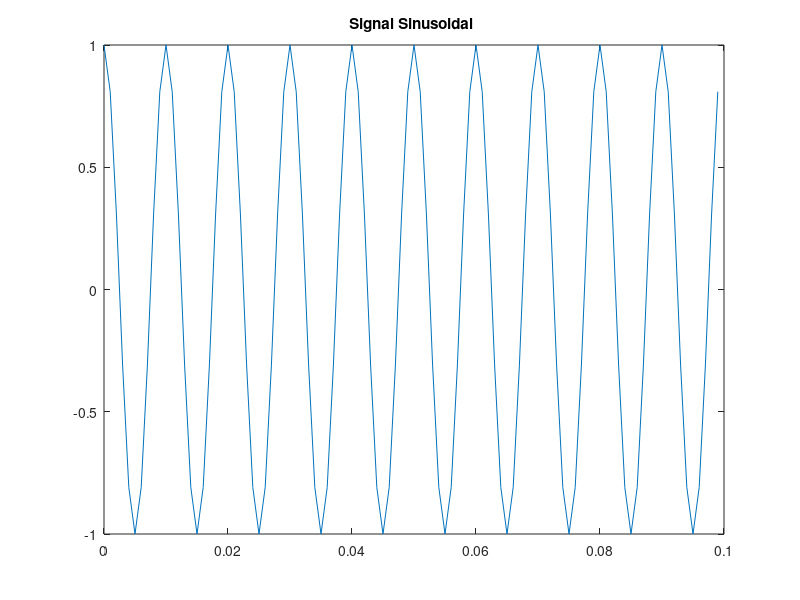
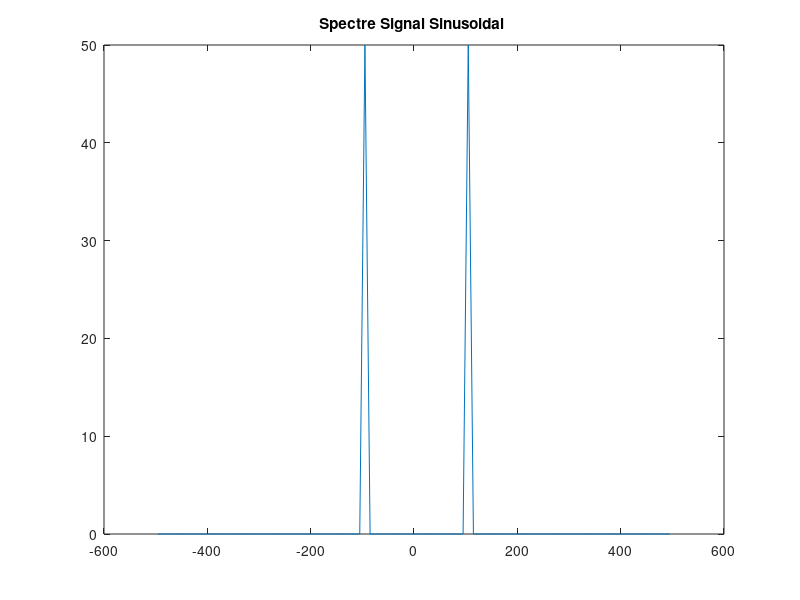
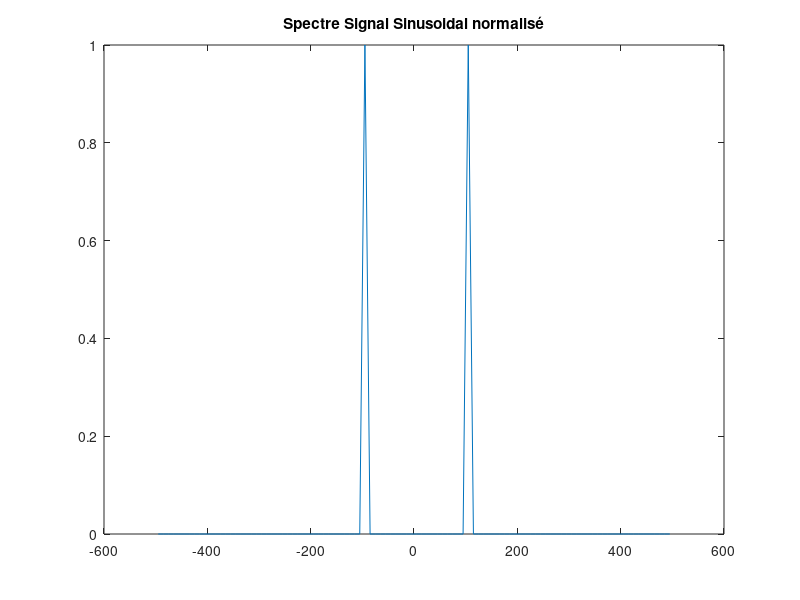
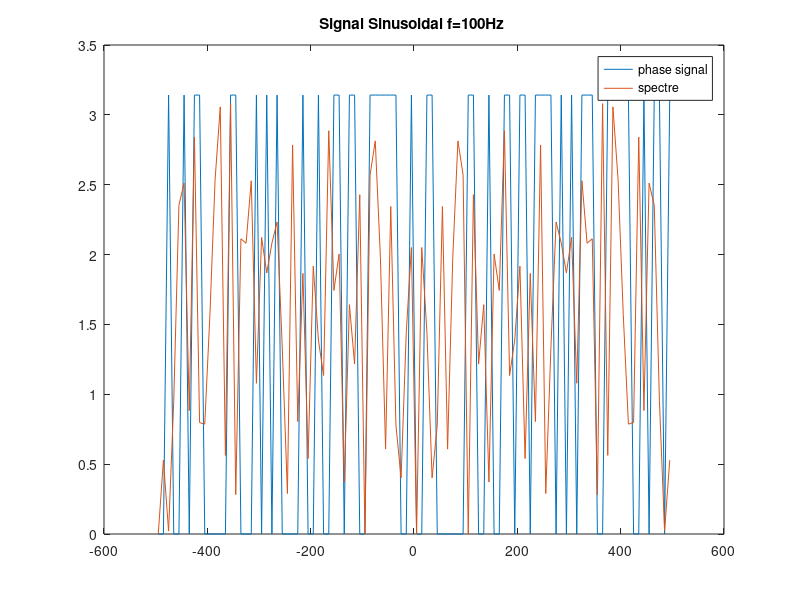

Source code (MATLAB) for these figures, in order:
clear all ;
close all;
clc;

%%
Fe = 1000;
Te = 1/Fe;
f0 = 100;
N= 100;

t= (0:N-1)/Fe; 
f=(-(N-1)/2: (N-1)/2)*Fe/N ;
% Tf d'une sinusoide 

x1 = cos(2*pi*f0*t);
figure;
plot(t,x1); title("Signal Sinusoidal ");

TF_x1 = fft(x1);
figure;
plot(f,fftshift(abs(TF_x1))); title("Spectre Signal Sinusoidal ")

%normalisation 
x1_norm = TF_x1 * 2/N;
figure;
plot(f,fftshift(abs(x1_norm)));
title("Spectre Signal Sinusoidal normalisé")

%  angle
%avec la phase 

x1_phase = angle(TF_x1);


figure; plot(f,fftshift(angle(x1_phase)));
hold all
plot(f,abs(fftshift((x1_phase)))); title("Signal Sinusoidal f=100Hz ");
legend("phase signal", "spectre");

%% 3 pour f0 = 95

f0 = 95;
N= 100;

t= (0:N-1)/Fe; 
f=(-(N-1)/2: (N-1)/2)*Fe/N ;
% Tf d'une sinusoide 

x2 = cos(2*pi*f0*t);
figure;
plot(t,x2); title("Signal Sinusoidal ");

TF_x2 = fft(x2);
figure;
plot(f,fftshift(abs(TF_x2))); title("Spectre Signal Sinusoidal ")

%normalisation 
x1_norm = TF_x2 * 2/N;
figure;
plot(f,fftshift(abs(x1_norm)));
title("Spectre Signal Sinusoidal normalisé")

%avec la phase 

x2_phase = angle(TF_x2);


figure; plot(f,fftshift(angle(x2_phase)));
hold all
plot(f,abs(fftshift((x2_phase)))); title("Signal Sinusoidal f=95Hz");
legend("phase signal", "spectre");

%calcul de l'erreur
erreur_relatif_x1 = abs((1 - max(TF_x1)*2/N)/1);
erreur_relatif_x2 = abs((1 - max(TF_x2)*2/N)/1);

%% 5

N1=1000;
t1= (0:N1-1)/Fe; 
f1=(-(N1-1)/2: (N1-1)/2)*Fe/N1 ;

%Signal f=100Hz
x1_1=cos(2*pi*100*t1);
TF_x1_1=fft(x1_1);

figure;
plot(t1,x1_1);title("Signal Sinusoidal");

figure;
plot(f1,fftshift(abs(TF_x1_1))); title("Spectre Signal Sinusoidal ")

X1_1_norm1=fft(x1_1)*(2/N1);
figure;
plot(f1,fftshift(abs(X1_1_norm1))); title("Spectre Signal Sinusoidal normalisé")

%Signal f=99.5Hz
x2_2=cos(2*pi*99.5*t1);
TF_x2_2=fft(x2_2);

figure;
plot(t1,x2_2); title("Signal Sinusoidal");

figure;
plot(f1,fftshift(abs(TF_x2_2))); title("Spectre Signal Sinusoidal")

x2_2_norm=fft(x2_2)*(2/N1);
figure;
plot(f1,fftshift(abs(x2_2_norm))); title("Spectre Signal Sinusoidal normalisé")

%calcul de l'erreur
erreur_relatif2_x1_1 = abs((1 - max(TF_x1_1)*2/N1)/1);
erreur_relatif2_x2_2 = abs((1 - max(TF_x2_2)*2/N1)/1);


%% 9

N=100;
t= (0:N-1)/Fe; 
f=(-(N-1)/2: (N-1)/2)*Fe/N ;

%Signal avec zero padding f=100Hz
x1_100= zeros(1,N*10);
x1_100(1:N)= cos(2*pi*100*t);

X1_100=fft(x1_100);
X9_100_norm=fft(x1_100)*2/N ;

%pour N=1000
t3= (0:N*10-1)/Fe; 
f3=(-((N*10)-1)/2: ((N*10)-1)/2)*Fe/(N*10) ;


figure;
plot(t3,x1_100);title("Signal Sinusoidal avec zero padding f=100Hz");
figure;
plot(f3,fftshift(abs(X1_100))); title("Spectre Signal Sinusoidal avec zero padding f=100Hz")
figure;
plot(f3,fftshift(abs(X9_100_norm))); title("Spectre Signal Sinusoidal normalisé avec zero padding f=100Hz")


%Signal avec zero padding f=95Hz
x2_95= zeros(1,N*10);
x2_95(1:N)=cos(2*pi*95*t);

X2_95=fft(x2_95);
X9_95_norm=fft(x2_95)*2/N ;

figure;
plot(t3,x2_95); title("Signal Sinusoidal avec zero padding f=95Hz");
figure;
plot(f3,fftshift(abs(X2_95))); title("Spectre Signal Sinusoidal avec zero padding f=95Hz")
figure;
plot(f3,fftshift(abs(X9_95_norm))); title("Spectre Signal Sinusoidal normalisé avec zero padding f=95Hz")

%calcul de l'erreur
erreur_relatif3_100= abs((1 - max(X9_100_norm))/1)
erreur_relatif3_95= abs((1 - max(X9_95_norm))/1)

%% 10

N=100; 
t= (0:(N/2)-1)/Fe; 
f=(-((N/2)-1)/2: ((N/2)-1)/2)*Fe/(N/2) ;

t10= (0:N-1)/Fe; 
f10=(-((N)-1)/2: ((N)-1)/2)*Fe/N ;

%Signal avec zero padding N/2 f=100Hz
x10_100= zeros(1,N);
x10_100(1:N/2)= cos(2*pi*100*t);

X10_100=fft(x10_100);
X10_100_norm=X10_100*4/N

figure;
plot(t10,x10_100);title("Signal Sinusoidal avec zero padding f=100Hz");
figure;
plot(f10,fftshift(abs(X10_100))); title("Spectre Signal Sinusoidal avec zero padding N/2 f=100Hz")
figure;
plot(f10,fftshift(abs(X10_100_norm))); title("Spectre Signal Sinusoidal normalisé avec zero padding N/2 f=100Hz")


%Signal avec zero padding N/2 f=95Hz
x10_95= zeros(1,N);
x10_95(1:N/2)=cos(2*pi*95*t);

X10_95=fft(x10_95);
X10_95_norm=fft(x10_95)*4/N ;

figure;
plot(t10,x10_95); title("Signal Sinusoidal avec zero padding N/2 f=95Hz");
figure;
plot(f10,fftshift(abs(X10_95))); title("Spectre Signal Sinusoidal avec zero padding N/2 f=95Hz")
figure;
plot(f10,fftshift(abs(X10_95_norm))); title("Spectre Signal Sinusoidal normalisé avec zero padding N/2 f=95Hz")

%calcul de l'erreur
erreur_relatif4_100= abs((1 - max(X10_100_norm))/1)
erreur_relatif4_95= abs((1 - max(X10_95_norm))/1)




%%  II-2 fenetrage de la TFD

%II.3 3)
N=100;
t= (0:N-1)/Fe; 
n = (0:N-1);
f=(-(N-1)/2: (N-1)/2)*Fe/N ;

%fenetre rectangulaire
wr= ones(1,N);
Wr= fft(wr);
%fenetre Hanning
wh= 0.5*(1- cos(2*pi*n/(N-1)));
Wh= fft(wh);
%fenetre Blackman
wb=(27/64)- 0.5*cos((2*pi*n)/(N-1)) + (5/64)*cos((4*pi*n)/(N-1));
Wb= fft(wb);


figure;
subplot(3,1,1); plot(t,wr); title("fenetre rectangulaire");
subplot(3,1,2); plot(t,wh); title("fenetre Hanning");
subplot(3,1,3); plot(t,wb); title("fenetre Blackman");

figure;
subplot(3,1,1); plot(f,fftshift(abs(Wr))); title("spectre fenetre rectangulaire");
subplot(3,1,2); plot(f,fftshift(abs(Wh))); title("spectre fenetre Hanning");
subplot(3,1,3); plot(f,fftshift(abs(Wb))); title("spectre fenetre Blackman");

%avec zero padding

N=100;
t= (0:N-1)/Fe; 
f=(-(N-1)/2: (N-1)/2)*Fe/N ;
n = (0:N-1);

n10 = (0:N*10-1);
f10=(-(N*10-1)/2: (N*10-1)/2)*Fe/(N*10) ;

w=zeros(1,N*10);

%fenetre rectangulaire
wr=w;
wr(1:N)= ones(1,N);
Wr= fft(wr);
%fenetre Hanning
wh=w;
wh(1:N)= 0.5*(1- cos(2*pi*n/(N-1)));
Wh= fft(wh);
%fenetre Blackman
wb=w;
wb(1:N)=(27/64)- 0.5*cos((2*pi*n)/(N-1)) + (5/64)*cos((4*pi*n)/(N-1));
Wb= fft(wb);

figure;
subplot(3,1,1); plot(n10,wr); title("fenêtre rectangulaire avec zero padding");
subplot(3,1,2); plot(n10,wh); title("fenêtre Hanning avec zero padding");
subplot(3,1,3); plot(n10,wb); title("fenêtre Blackman avec zero padding");

figure;
subplot(3,1,1); plot(f10,fftshift(abs(Wr))); title("spectre fenêtre rectangulaire avec zero padding");
subplot(3,1,2); plot(f10,fftshift(abs(Wh))); title("spectre fenêtre Hanning avec zero padding");
subplot(3,1,3); plot(f10,fftshift(abs(Wb))); title("spectre fenêtre Blackman avec zero padding");


%normalisation des fentres

%Normalisation des fenetre
w=zeros(1,N*10);
%fenetre rectangulaire
wr=w;
wr(1:N)= ones(1,N);
Wr= fft(wr);
Wr_norm= Wr/max(Wr);

%fenetre Hanning
wh=w;
wh(1:N)= 0.5*(1- cos(2*pi*n/(N-1)));
Wh= fft(wh);
Wh_norm= Wh/max(Wh);

%fenetre Blackman
wb=w;
wb(1:N)=(27/64)- 0.5*cos((2*pi*n)/(N-1)) + (5/64)*cos((4*pi*n)/(N-1));
Wb= fft(wb);
Wb_norm= Wb/max(Wb);

figure;
subplot(3,1,1); plot(f10,fftshift(abs(Wr_norm))); title("spectre fenêtre rectangulaire normalisé avec zero padding");
subplot(3,1,2); plot(f10,fftshift(abs(Wh_norm))); title("spectre fenêtre Hanning normalisé avec zero padding");
subplot(3,1,3); plot(f10,fftshift(abs(Wb_norm))); title("spectre fenêtre Blackman normalisé avec zero padding");
